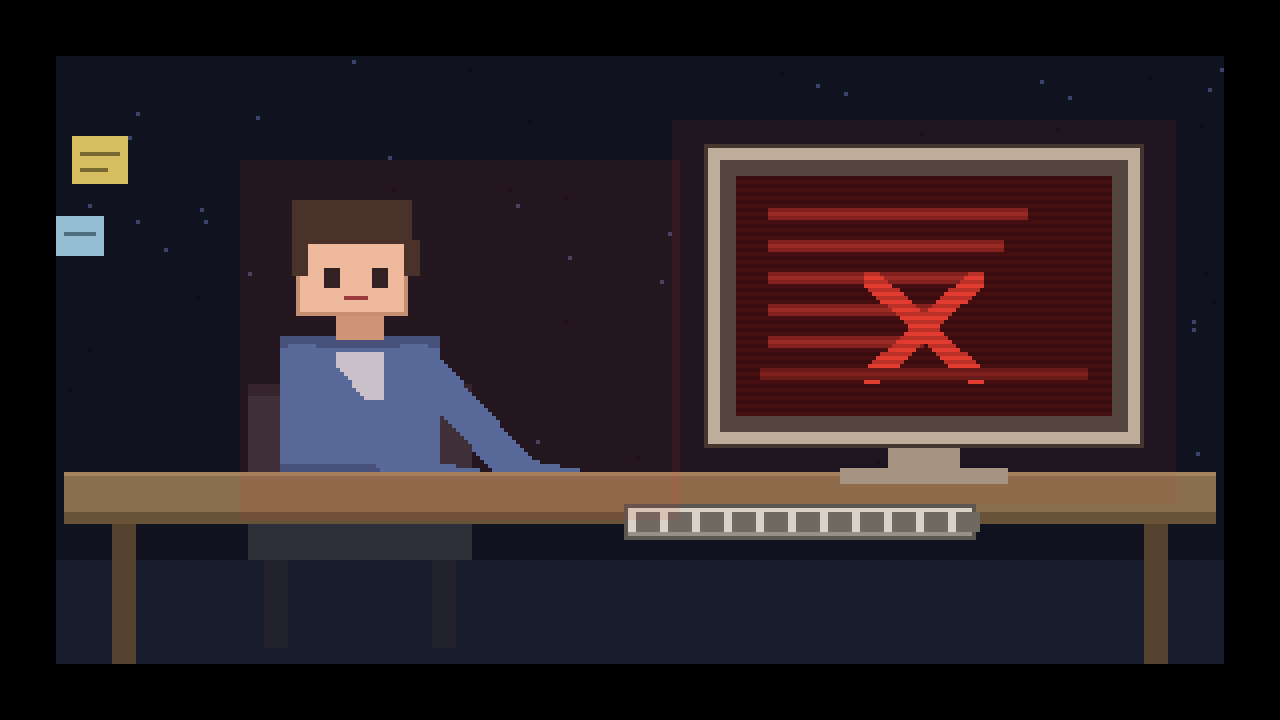
#> input picture 像素小人好耶动画/frame_010.png, 1280 x 720 px
$ python density.py frame_010.png
#> lines starting #> are read from the running program, lines starting #| are printed output that depends on the picture; after the words box and inside, x2 and y2 are one past the last pixel; in counts of white or black regions, pixels touching at a corner belong together
"""对若干候选特征色做密度分布图，定位人物脸部/手部与显示器屏幕。"""
import sys
from PIL import Image
import numpy as np

path = sys.argv[1] if len(sys.argv) > 1 else r"C:/Users/24426/Downloads/像素小人坐在电脑前.png"
im = Image.open(path).convert("RGB")
#> im is the input picture: PIL image 1280x720 RGB; mean R, G, B 43.3, 33, 37.4
a = np.asarray(im).astype(int)
H, W, _ = a.shape
#> H = 720; W = 1280
r, g, b = a[:, :, 0], a[:, :, 1], a[:, :, 2]
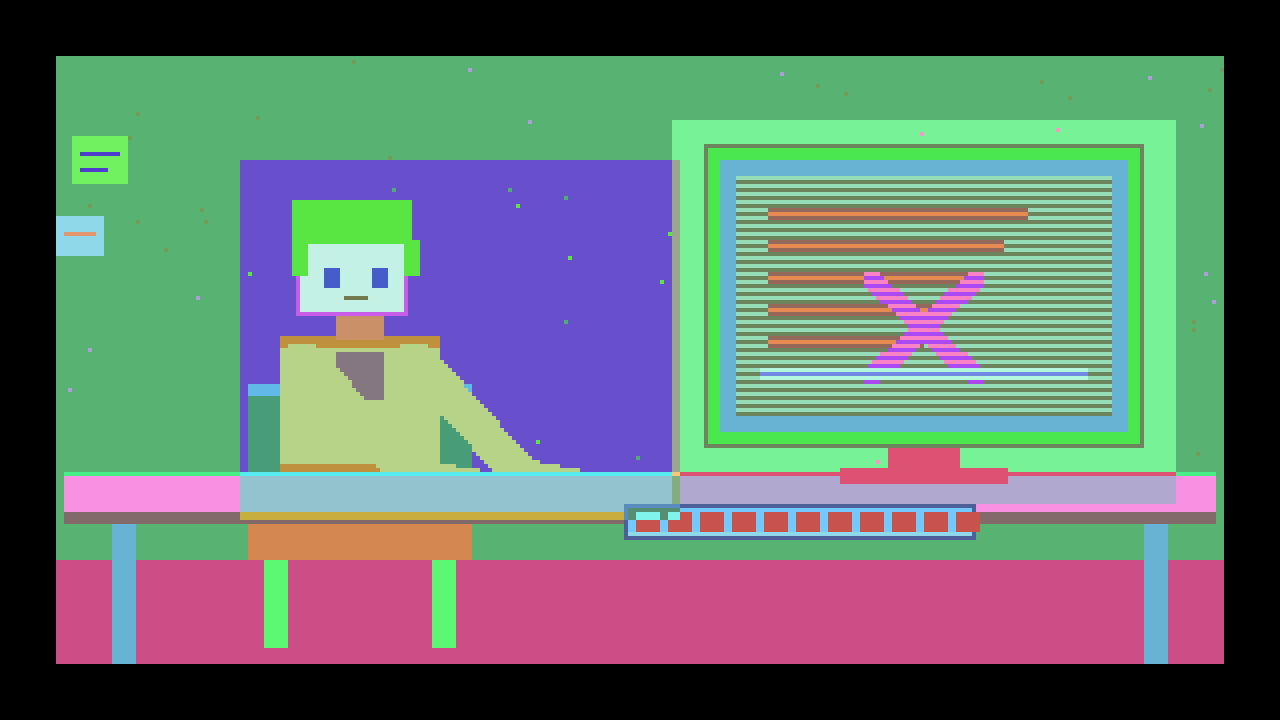
#> r: shape (720, 1280) int64; 53 distinct labels, from 0 to 238; one colour per label, 0 black
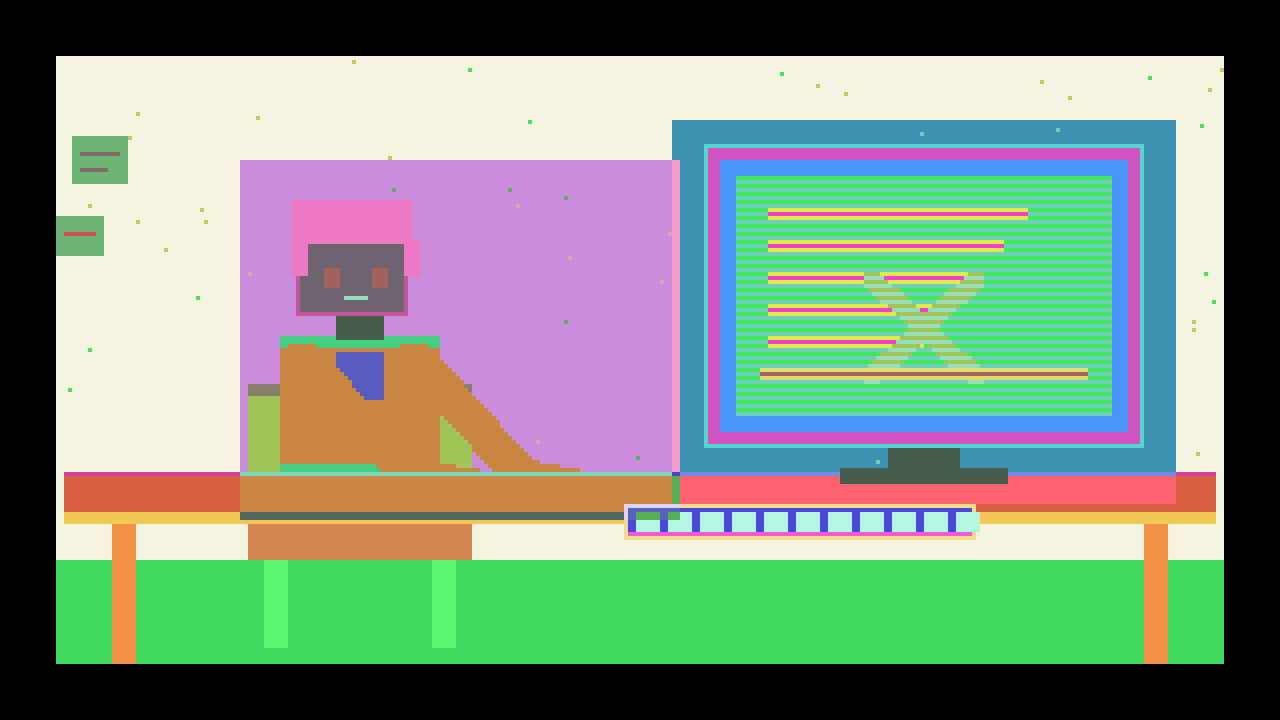
#> g: shape (720, 1280) int64; 49 distinct labels, from 0 to 211; one colour per label, 0 black
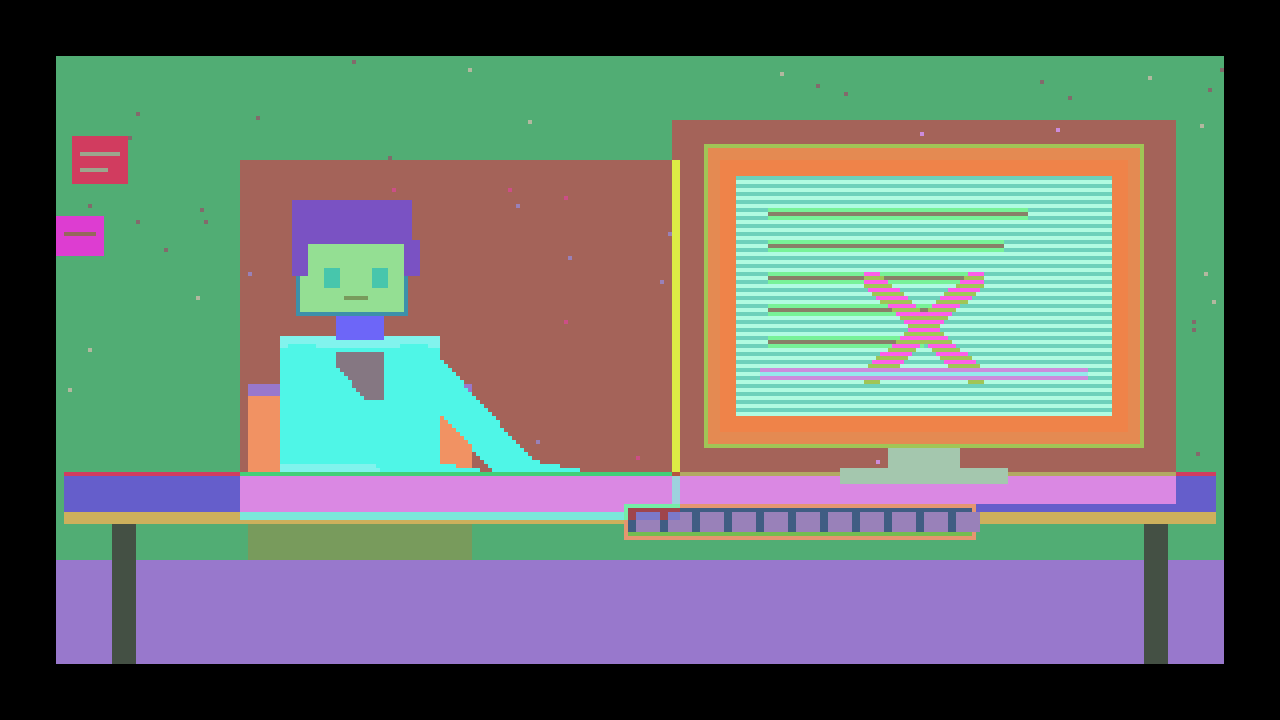
#> b: shape (720, 1280) int64; 49 distinct labels, from 0 to 210; one colour per label, 0 black

defs = {
    "SKIN  肤色(亮、R>G>B, R-B 20~50)": (r > 170) & (r > g + 8) & (g >= b) & ((r - b) > 18) & ((r - b) < 60),
    "DARK-BLUE 屏幕蓝(暗、B>R)": (b > r + 18) & (b > g + 8) & (b < 150),
    "PURE-BRIGHT 高亮白": (r > 230) & (g > 230) & (b > 230),
    "MID-GRAY 中灰": (abs(r - g) < 12) & (abs(g - b) < 12) & (r > 90) & (r < 170),
}

CW, CH = 72, 46
for name, mask in defs.items():
    print("\n=== %s  共 %d px (%.1f%%) ===" % (name, mask.sum(), mask.sum() / (W * H) * 100))
    m = mask.astype(float)
    ch, cw = H // CH, W // CW
    grid = m[:CH * ch, :CW * cw].reshape(CH, ch, CW, cw).sum(axis=(1, 3))
    mx = grid.max() if grid.max() > 0 else 1
    for row in grid:
        print("".join("0123456789"[min(9, int(v / mx * 9.99))] for v in row))
#> this loop made 4 passes
#> (name, mx) on passes 1 to 4: ('SKIN  肤色(亮、R>G>B, R-B 20~50)', 225), ('DARK-BLUE 屏幕蓝(暗、B>R)', 255), ('PURE-BRIGHT 高亮白', 1), ('MID-GRAY 中灰', 221)
#> (printed output is left out)
#> pass 1, `m = mask.astype(float)`:
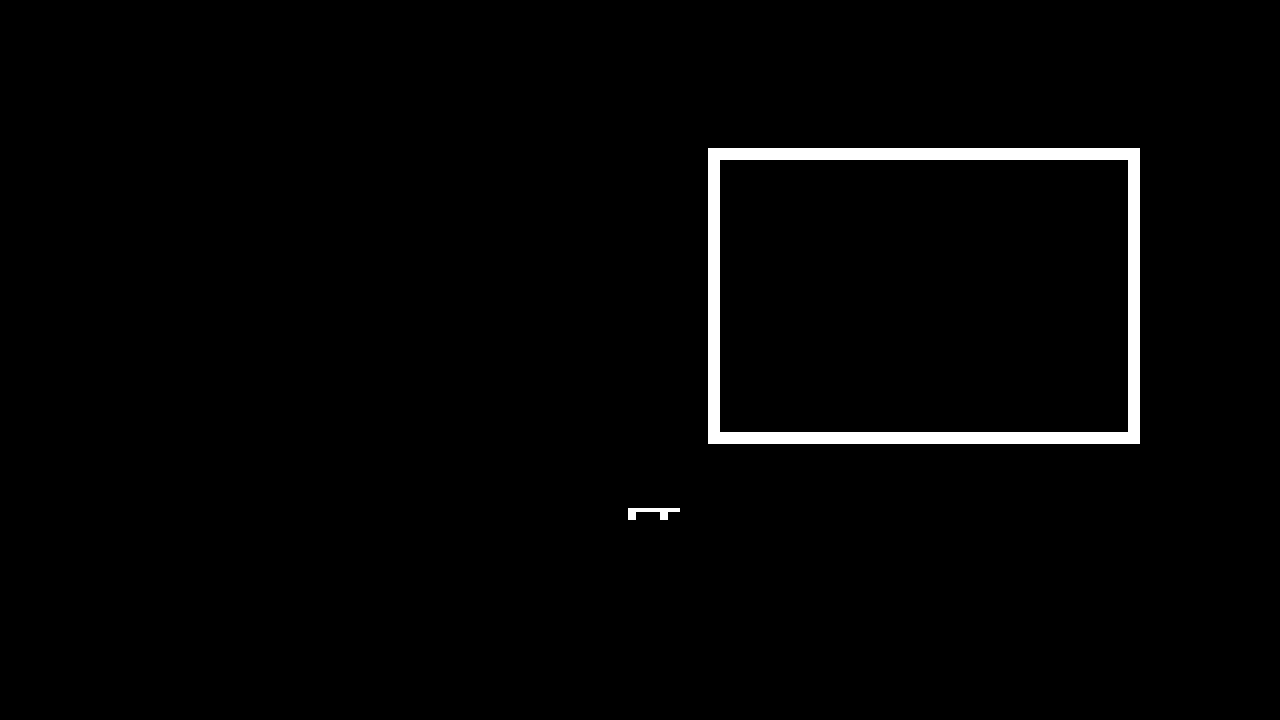
#> m: shape (720, 1280) float64; values 0 (black) and 1 (white), 1.9% white; 2 white regions, box (x1, y1, x2, y2) and area: (708, 148, 1140, 444) 16896, (628, 508, 680, 520) 336
#> pass 2, `grid = m[:CH * ch, :CW * cw].reshape(CH, ch, CW, cw).sum(axis=(1, 3))`:
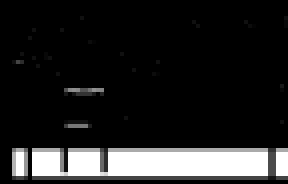
#> grid: shape (46, 72) float64 (shown 4 times larger); min 0, max 255, mean 34.7

# 屏幕候选：找最大面积的连通暗蓝/暗色矩形近似
m = defs["DARK-BLUE 屏幕蓝(暗、B>R)"]
#> m: shape (720, 1280) bool; 12.5% white; 31 white regions (25 under 20 px), largest, box (x1, y1, x2, y2) and area: (136, 560, 1144, 664) 100608, (56, 560, 112, 664) 5824, (1168, 560, 1224, 664) 5824, (280, 336, 440, 348) 1504, (280, 464, 380, 472) 784, (64, 232, 96, 236) 128
ys, xs = np.nonzero(m)
if len(xs):
    print("\n暗蓝像素 bbox: x %d~%d, y %d~%d  重心 (%d,%d)" %
          (xs.min(), xs.max(), ys.min(), ys.max(), int(xs.mean()), int(ys.mean())))
    # 每行/每列的分布，找主聚集区
    hist_x = np.bincount(xs // 48, minlength=W // 48 + 1)
#> hist_x = 27 values, max 5840 at index 6, min 0 at index 0, mean 4261.9
    hist_y = np.bincount(ys // 48, minlength=H // 48 + 1)
#> hist_y = [0, 96, 64, 16, 224, 64, 32, 1504, 0, 816, 0, 17152, 51456, 43648, 0, 0]
    print("列分布(每48px):", " ".join(str(v) for v in hist_x))
    print("行分布(每48px):", " ".join(str(v) for v in hist_y))

$ run again, on 像素小人好耶动画/frame_100.png
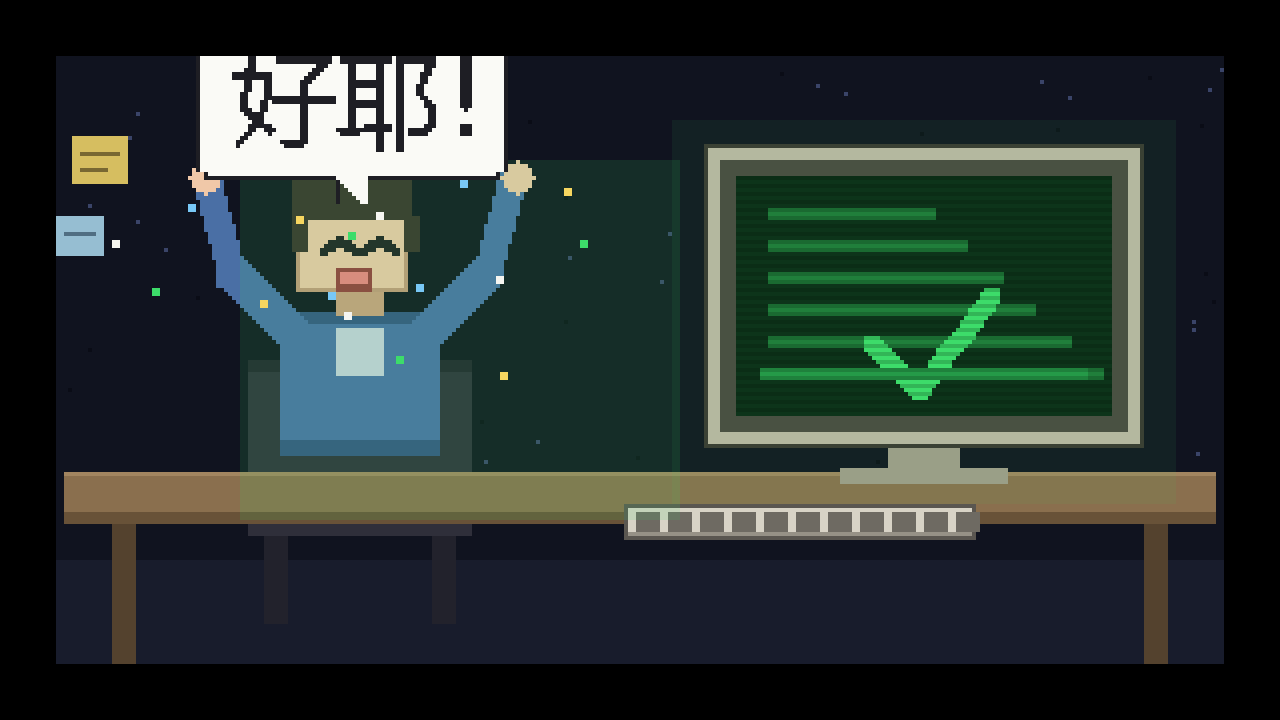
#> input picture 像素小人好耶动画/frame_100.png, 1280 x 720 px
#> im is the input picture: PIL image 1280x720 RGB; mean R, G, B 40.7, 50.7, 48
#> r: shape (720, 1280) int64; 54 distinct labels, from 0 to 250
#> g: shape (720, 1280) int64; 60 distinct labels, from 0 to 250
#> b: shape (720, 1280) int64; 52 distinct labels, from 0 to 246
#> the loop `for name, mask in defs.items():` made 4 passes
#> (name, mx) on passes 1 to 4: ('SKIN  肤色(亮、R>G>B, R-B 20~50)', 255), ('DARK-BLUE 屏幕蓝(暗、B>R)', 255), ('PURE-BRIGHT 高亮白', 255), ('MID-GRAY 中灰', 221)
#> (printed output is left out)
#> pass 1, `m = mask.astype(float)`:
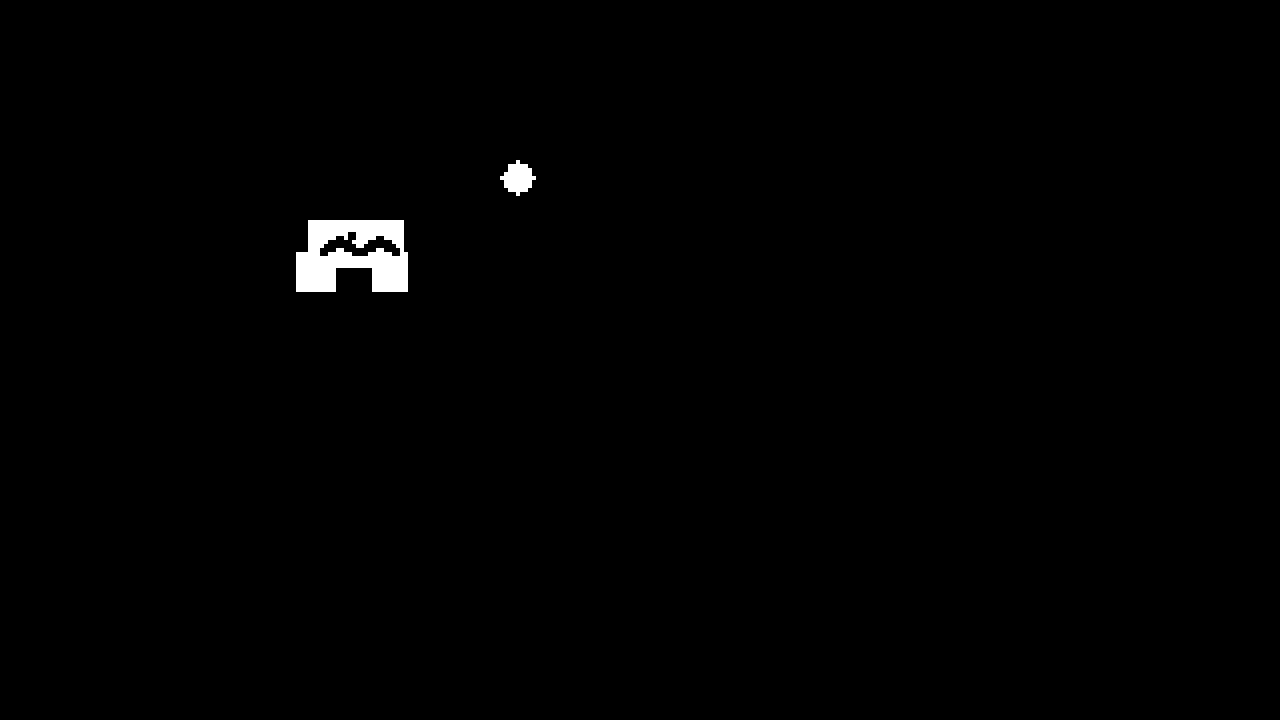
#> m: shape (720, 1280) float64; values 0 (black) and 1 (white), 0.7% white; 2 white regions, box (x1, y1, x2, y2) and area: (296, 220, 408, 292) 5728, (500, 160, 536, 196) 768
#> pass 2, `grid = m[:CH * ch, :CW * cw].reshape(CH, ch, CW, cw).sum(axis=(1, 3))`:
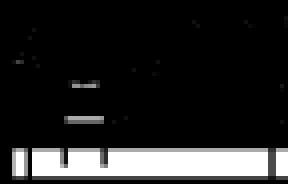
#> grid: shape (46, 72) float64 (shown 4 times larger); min 0, max 255, mean 35.5
#> hist_x = 27 values, max 6144 at index 6, min 0 at index 0, mean 4352.6
#> hist_y = [0, 80, 48, 0, 176, 48, 1152, 0, 0, 2608, 0, 17152, 51456, 44800, 0, 0]
